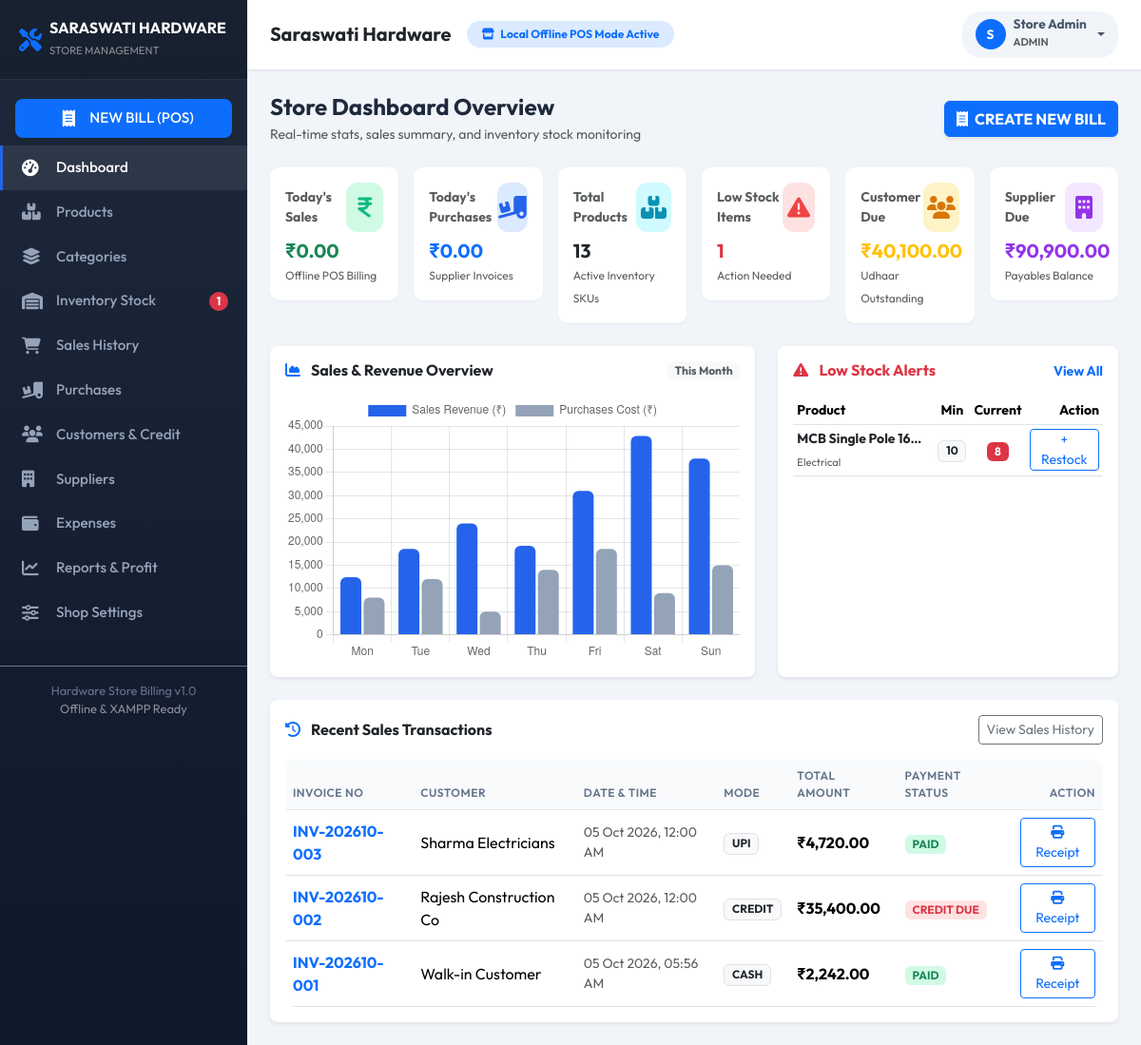
The page /admin/dashboard.php (signed in) on the database as committed earlier.
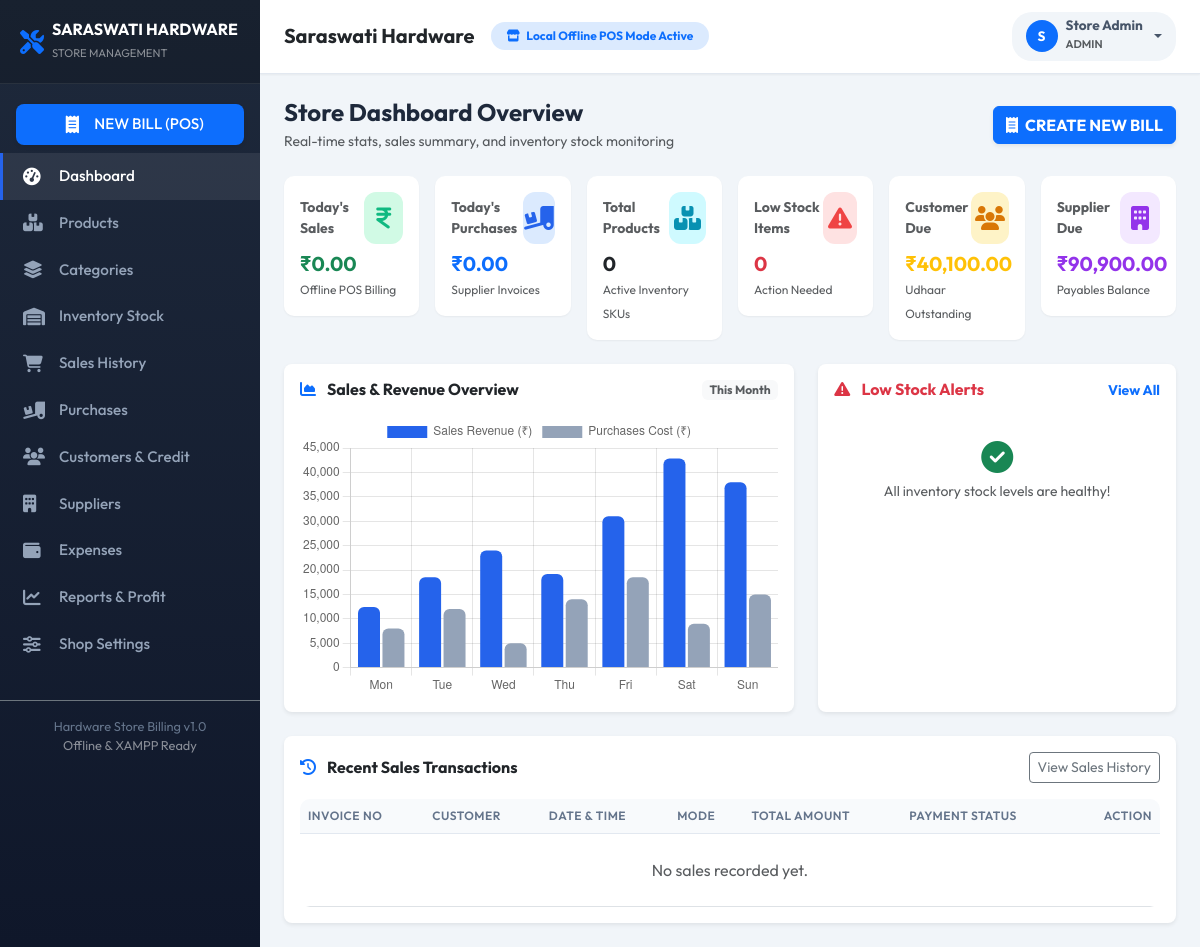
The same page on the database as committed later.
### tables this page shows
CREATE TABLE IF NOT EXISTS `products` (
  `id` INT AUTO_INCREMENT PRIMARY KEY,
  `product_code` VARCHAR(50) NOT NULL UNIQUE,
  `barcode` VARCHAR(50) DEFAULT NULL,
  `name` VARCHAR(150) NOT NULL,
  `category_id` INT NOT NULL,
  `brand` VARCHAR(100) DEFAULT NULL,
  `description` TEXT DEFAULT NULL,
  `unit` VARCHAR(20) DEFAULT 'Piece',
  `purchase_price` DECIMAL(10,2) NOT NULL DEFAULT 0.00,
  `selling_price` DECIMAL(10,2) NOT NULL DEFAULT 0.00,
  `mrp` DECIMAL(10,2) NOT NULL DEFAULT 0.00,
  `gst_rate` DECIMAL(5,2) NOT NULL DEFAULT 18.00,
  `opening_stock` INT NOT NULL DEFAULT 0,
  `current_stock` INT NOT NULL DEFAULT 0,
  `min_stock` INT NOT NULL DEFAULT 5,
  `location_rack` VARCHAR(50) DEFAULT NULL,
  `image_url` VARCHAR(255) DEFAULT NULL,
  `status` TINYINT(1) DEFAULT 1,
  `created_at` DATETIME DEFAULT CURRENT_TIMESTAMP,
  FOREIGN KEY (`category_id`) REFERENCES `categories`(`id`) ON DELETE CASCADE
);

CREATE TABLE IF NOT EXISTS `categories` (
  `id` INT AUTO_INCREMENT PRIMARY KEY,
  `name` VARCHAR(100) NOT NULL UNIQUE,
  `description` TEXT DEFAULT NULL,
  `status` TINYINT(1) DEFAULT 1,
  `created_at` DATETIME DEFAULT CURRENT_TIMESTAMP
);

CREATE TABLE IF NOT EXISTS `sales` (
  `id` INT AUTO_INCREMENT PRIMARY KEY,
  `invoice_no` VARCHAR(50) NOT NULL UNIQUE,
  `customer_id` INT DEFAULT NULL,
  `sale_type` ENUM('offline', 'online') NOT NULL DEFAULT 'offline',
  `sale_date` DATETIME NOT NULL DEFAULT CURRENT_TIMESTAMP,
  `total_amount` DECIMAL(10,2) NOT NULL DEFAULT 0.00,
  `discount_amount` DECIMAL(10,2) NOT NULL DEFAULT 0.00,
  `tax_amount` DECIMAL(10,2) NOT NULL DEFAULT 0.00,
  `grand_total` DECIMAL(10,2) NOT NULL DEFAULT 0.00,
  `paid_amount` DECIMAL(10,2) NOT NULL DEFAULT 0.00,
  `due_amount` DECIMAL(10,2) NOT NULL DEFAULT 0.00,
  `payment_mode` ENUM('cash', 'upi', 'card', 'credit') NOT NULL DEFAULT 'cash',
  `payment_status` ENUM('paid', 'partial', 'due') NOT NULL DEFAULT 'paid',
  `status` ENUM('completed', 'cancelled', 'returned') NOT NULL DEFAULT 'completed',
  `notes` TEXT DEFAULT NULL,
  `user_id` INT DEFAULT NULL,
  `created_at` DATETIME DEFAULT CURRENT_TIMESTAMP,
  FOREIGN KEY (`customer_id`) REFERENCES `customers`(`id`) ON DELETE SET NULL
);

CREATE TABLE IF NOT EXISTS `customers` (
  `id` INT AUTO_INCREMENT PRIMARY KEY,
  `name` VARCHAR(100) NOT NULL,
  `mobile` VARCHAR(20) NOT NULL,
  `email` VARCHAR(100) DEFAULT NULL,
  `address` TEXT DEFAULT NULL,
  `gst_number` VARCHAR(30) DEFAULT NULL,
  `credit_limit` DECIMAL(10,2) DEFAULT 15000.00,
  `outstanding_amount` DECIMAL(10,2) DEFAULT 0.00,
  `status` TINYINT(1) DEFAULT 1,
  `created_at` DATETIME DEFAULT CURRENT_TIMESTAMP
);

### config/database.php (called while the page is built, shortened)
<?php
function base_url($path = '') {
    $isHttps = (!empty($_SERVER['HTTPS']) && $_SERVER['HTTPS'] !== 'off') ||
               (($_SERVER['SERVER_PORT'] ?? '') == 443) ||
               (($_SERVER['HTTP_X_FORWARDED_PROTO'] ?? '') === 'https');
    $protocol = $isHttps ? "https://" : "http://";
    $rawHost = $_SERVER['HTTP_X_FORWARDED_HOST'] ?? $_SERVER['HTTP_HOST'] ?? 'localhost:8000';
    $host = trim(explode(',', $rawHost)[0]);
    $scriptDir = str_replace('\\', '/', dirname($_SERVER['SCRIPT_NAME'] ?? ''));
    $baseDir = preg_replace('#/(admin|billing|customer|auth|includes|config|api).*$#', '', $scriptDir);
    return rtrim($protocol . $host . $baseDir, '/') . '/' . ltrim($path, '/');
}
function sanitize($data) {
    return htmlspecialchars(trim($data), ENT_QUOTES, 'UTF-8');
}
function is_logged_in() {
    return isset($_SESSION['user_id']) && !empty($_SESSION['user_id']);
}
function current_user() {
    return [
        'id' => $_SESSION['user_id'] ?? null,
        'username' => $_SESSION['username'] ?? '',
        'name' => $_SESSION['name'] ?? '',
        'role' => $_SESSION['role'] ?? 'staff',
        'email' => $_SESSION['email'] ?? ''
    ];
}

### admin/dashboard.php (the view, shortened to what the changed rows need)
<?php
require_once __DIR__ . '/../includes/header.php';
require_once __DIR__ . '/../includes/sidebar.php';
$db = get_db();
$totalProducts = $db->query("SELECT COUNT(*) FROM products WHERE status = 1")->fetchColumn();
$lowStockCount = $db->query("SELECT COUNT(*) FROM products WHERE current_stock <= min_stock AND status = 1")->fetchColumn();
$recentSalesStmt = $db->query("
    SELECT s.*, c.name as customer_name
    FROM sales s
    LEFT JOIN customers c ON s.customer_id = c.id
    ORDER BY s.id DESC LIMIT 5
");
$recentSales = $recentSalesStmt->fetchAll();
$lowStockStmt = $db->query("
    SELECT p.*, c.name as category_name
    FROM products p
    JOIN categories c ON p.category_id = c.id
    WHERE p.current_stock <= p.min_stock AND p.status = 1
    ORDER BY p.current_stock ASC LIMIT 5
");
$lowStockProducts = $lowStockStmt->fetchAll();
?>
<div id="content">
    <div class="container-fluid p-4">
        <div class="row row-cols-1 row-cols-sm-2 row-cols-lg-3 row-cols-xl-6 g-3 mb-4">
            <div class="col">
                <div class="stat-card p-3">
                    <div class="d-flex align-items-center justify-content-between mb-2">
                        <span class="small text-muted fw-bold">Total Products</span>
                        <div class="stat-icon bg-info-soft">
                        </div>
                    </div>
                    <h5 class="fw-bold mb-0 text-dark"><?php echo number_format($totalProducts); ?></h5>
                    <small class="text-muted" style="font-size:0.75rem;">Active Inventory SKUs</small>
                </div>
            </div>
            <div class="col">
                <div class="stat-card p-3">
                    <div class="d-flex align-items-center justify-content-between mb-2">
                        <span class="small text-muted fw-bold">Low Stock Items</span>
                        <div class="stat-icon bg-danger-soft">
                        </div>
                    </div>
                    <h5 class="fw-bold mb-0 text-danger"><?php echo number_format($lowStockCount); ?></h5>
                    <small class="text-muted" style="font-size:0.75rem;">Action Needed</small>
                </div>
            </div>
        </div>
        <div class="row g-4 mb-4">
            <div class="col-lg-5">
                <div class="card border-0 shadow-sm rounded-3 p-3 h-100">
                    <?php if (empty($lowStockProducts)): ?>
                        <div class="text-center py-4 text-muted">
                            <i class="fa-solid fa-circle-check fa-2x text-success mb-2"></i>
                            <p class="mb-0 small">All inventory stock levels are healthy!</p>
                        </div>
                    <?php else: ?>
                        <div class="table-responsive">
                            <table class="table table-sm align-middle mb-0">
                                <thead>
                                    <tr class="text-muted small">
                                        <th>Product</th>
                                        <th class="text-center">Min</th>
                                        <th class="text-center">Current</th>
                                        <th class="text-end">Action</th>
                                    </tr>
                                </thead>
                                <tbody>
                                    <?php foreach ($lowStockProducts as $lp): ?>
                                        <tr>
                                            <td>
                                                <div class="fw-bold text-dark small text-truncate" style="max-width:140px;"><?php echo sanitize($lp['name']); ?></div>
                                                <small class="text-muted" style="font-size:0.7rem;"><?php echo sanitize($lp['category_name']); ?></small>
                                            </td>
                                            <td class="text-center"><span class="badge bg-light text-dark border"><?php echo $lp['min_stock']; ?></span></td>
                                            <td class="text-center"><span class="badge bg-danger text-white fw-bold"><?php echo $lp['current_stock']; ?></span></td>
                                            <td class="text-end">
                                                <a href="<?php echo base_url('admin/purchases.php'); ?>" class="btn btn-sm btn-outline-primary py-0 px-2 style='font-size:0.75rem;'">
                                                    + Restock
                                                </a>
                                            </td>
                                        </tr>
                                    <?php endforeach; ?>
                                </tbody>
                            </table>
                        </div>
                    <?php endif; ?>
                </div>
            </div>
        </div>
        <div class="card border-0 shadow-sm rounded-3 p-3">
            <div class="table-responsive">
                <table class="table table-hover align-middle mb-0 custom-table">
                    <thead>
                        <tr>
                            <th>Invoice No</th>
                            <th>Customer</th>
                            <th>Date & Time</th>
                            <th>Mode</th>
                            <th>Total Amount</th>
                            <th>Payment Status</th>
                            <th class="text-end">Action</th>
                        </tr>
                    </thead>
                    <tbody>
                        <?php if (empty($recentSales)): ?>
                            <tr>
                                <td colspan="7" class="text-center py-4 text-muted">No sales recorded yet.</td>
                            </tr>
                        <?php else: ?>
                            <?php foreach ($recentSales as $s): ?>
                                <tr>
                                    <td class="fw-bold text-primary"><?php echo sanitize($s['invoice_no']); ?></td>
                                    <td><?php echo sanitize($s['customer_name'] ?? 'Customer'); ?></td>
                                    <td class="small text-muted"><?php echo date('d M Y, h:i A', strtotime($s['sale_date'])); ?></td>
                                    <td><span class="badge bg-light text-dark border text-uppercase"><?php echo sanitize($s['payment_mode']); ?></span></td>
                                    <td class="fw-bold">₹<?php echo number_format($s['grand_total'], 2); ?></td>
                                    <td>
                                        <?php if ($s['payment_status'] === 'paid'): ?>
                                            <span class="badge bg-success-soft text-success">PAID</span>
                                        <?php elseif ($s['payment_status'] === 'partial'): ?>
                                            <span class="badge bg-warning-soft text-warning">PARTIAL</span>
                                        <?php else: ?>
                                            <span class="badge bg-danger-soft text-danger">CREDIT DUE</span>
                                        <?php endif; ?>
                                    </td>
                                    <td class="text-end">
                                        <a href="<?php echo base_url('billing/print_invoice.php?invoice_no='.$s['invoice_no']); ?>" target="_blank" class="btn btn-sm btn-outline-primary">
                                            <i class="fa-solid fa-print"></i> Receipt
                                        </a>
                                    </td>
                                </tr>
                            <?php endforeach; ?>
                        <?php endif; ?>
                    </tbody>
                </table>
            </div>
        </div>
    </div>
</div>
<script>
document.addEventListener('DOMContentLoaded', function() {
    const ctx = document.getElementById('salesChart');
    if (ctx) {
        new Chart(ctx, {
            type: 'bar',
            data: {
                labels: ['Mon', 'Tue', 'Wed', 'Thu', 'Fri', 'Sat', 'Sun'],
                datasets: [
                    {
                        label: 'Sales Revenue (₹)',
                        data: [12400, 18500, 24000, 19200, 31000, 42850, 38000],
                        backgroundColor: '#2563eb',
                        borderRadius: 6
                    },
                    {
                        label: 'Purchases Cost (₹)',
                        data: [8000, 12000, 5000, 14000, 18500, 9000, 15000],
                        backgroundColor: '#94a3b8',
                        borderRadius: 6
                    }
                ]
            },
            options: {
                responsive: true,
                maintainAspectRatio: false,
                plugins: {
                    legend: { position: 'top' }
                }
            }
        });
    }
});
</script>
<?php require_once __DIR__ . '/../includes/footer.php'; ?>

### includes/sidebar.php (shortened to what the changed rows need)
<?php
require_once __DIR__ . '/../config/database.php';
$user = current_user();
$currentPath = parse_url($_SERVER['REQUEST_URI'] ?? '', PHP_URL_PATH);
$currentPage = basename($currentPath ?: $_SERVER['PHP_SELF']);
$db = get_db();
$lowStockCount = 0;
try {
    $stmt = $db->query("SELECT COUNT(*) FROM products WHERE current_stock <= min_stock AND status = 1");
    $lowStockCount = $stmt->fetchColumn();
} catch (Exception $e) {
    $lowStockCount = 0;
}
?>
<nav id="sidebar" class="no-print">
    <ul class="list-unstyled components">
        <?php if ($user && ($user['role'] === 'admin' || $user['role'] === 'staff')): ?>
            <li>
                <a href="<?php echo base_url('admin/inventory.php'); ?>" class="<?php echo $currentPage == 'inventory.php' ? 'active' : ''; ?>">
                    <i class="fa-solid fa-warehouse"></i> Inventory Stock
                    <?php if ($lowStockCount > 0): ?>
                        <span class="badge bg-danger badge-stock rounded-pill"><?php echo $lowStockCount; ?></span>
                    <?php endif; ?>
                </a>
            </li>
        <?php endif; ?>
    </ul>
</nav>

Rows that differ between the two databases and show on the page:
removed products: name "MCB Single Pole 16…", category.name "Electrical", min_stock "10", current_stock "8"
removed sales: invoice_no "INV-202610-003", customer.name "Sharma Electricians", sale_date "05 Oct 2026, 12:00 AM", payment_mode "UPI", grand_total "4,720.00", payment_status "PAID"
removed sales: invoice_no "INV-202610-002", customer.name "Rajesh Construction Co", sale_date "05 Oct 2026, 12:00 AM", payment_mode "CREDIT", grand_total "35,400.00", payment_status "CREDIT DUE"
removed sales: invoice_no "INV-202610-001", customer.name "Walk-in Customer", sale_date "05 Oct 2026, 05:56 AM", payment_mode "CASH", grand_total "2,242.00", payment_status "PAID"
Other text that changed with them:
$totalProducts: "13" → "0"
$lowStockCount: "1" → "0"
$lowStockCount: "1" → (not shown)
text no longer shown: "Product Min Current Action"
text now shown: "All inventory stock levels are healthy! No sales recorded yet."
